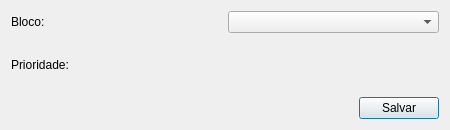
<?xml version="1.0" encoding="UTF-8"?>
<ui version="4.0">
 <class>Dialog</class>
 <widget class="QDialog" name="Dialog">
  <property name="geometry">
   <rect>
    <x>0</x>
    <y>0</y>
    <width>450</width>
    <height>130</height>
   </rect>
  </property>
  <property name="windowTitle">
   <string>Dialog</string>
  </property>
  <layout class="QGridLayout" name="gridLayout">
   <item row="2" column="0">
    <layout class="QHBoxLayout" name="horizontalLayout">
     <item>
      <spacer name="horizontalSpacer">
       <property name="orientation">
        <enum>Qt::Horizontal</enum>
       </property>
       <property name="sizeHint" stdset="0">
        <size>
         <width>40</width>
         <height>20</height>
        </size>
       </property>
      </spacer>
     </item>
     <item>
      <widget class="QPushButton" name="saveBtn">
       <property name="text">
        <string>Salvar</string>
       </property>
      </widget>
     </item>
    </layout>
   </item>
   <item row="1" column="0">
    <layout class="QHBoxLayout" name="horizontalLayout_2">
     <item>
      <widget class="QLabel" name="label_2">
       <property name="text">
        <string>Prioridade:</string>
       </property>
      </widget>
     </item>
     <item>
      <widget class="QLabel" name="priorityLb">
       <property name="text">
        <string/>
       </property>
      </widget>
     </item>
    </layout>
   </item>
   <item row="0" column="0">
    <layout class="QHBoxLayout" name="horizontalLayout_3">
     <item>
      <widget class="QLabel" name="label">
       <property name="text">
        <string>Bloco:</string>
       </property>
      </widget>
     </item>
     <item>
      <widget class="QComboBox" name="blocksCb"/>
     </item>
    </layout>
   </item>
  </layout>
 </widget>
 <resources/>
 <connections/>
</ui>
